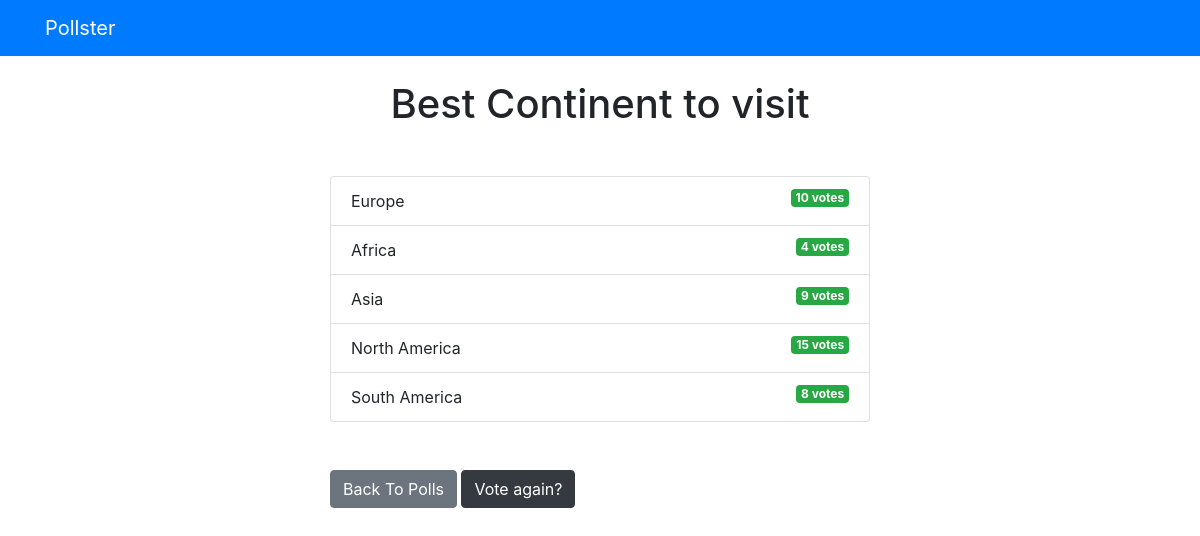
Screenshot of /polls/3/results/ with the database file from the repository.
### polls/models.py (models this page shows, shortened)
class Question(models.Model):
    question_text = models.CharField(max_length=200)
    pub_date = models.DateTimeField('date published')

class Choice(models.Model):
    question = models.ForeignKey(Question, on_delete=models.CASCADE)
    choice_text = models.CharField(max_length=200)
    votes = models.IntegerField(default=0)

### polls/views.py (the view)
# urls.py: path('<int:question_id>/results/', views.results, name='results'),
def results(request, question_id):
  question = get_object_or_404(Question, pk=question_id)
  return render(request, 'polls/results.html', { 'question': question })

### templates/polls/results.html (shortened to what this page needs)
{% extends 'base.html' %}
{% block content %}
<h1 class="mb-5 text-center">{{ question.question_text }}</h1>
<ul class="list-group mb-5">
	{% for choice in question.choice_set.all %}
	<li class="list-group-item">
		{{ choice.choice_text }}  <span class="badge badge-success float-right">{{ choice.votes }} vote{{ choice.votes | pluralize }}</span>
	</li>
	{% endfor %}
</ul>
<a class="btn btn-secondary" href="{% url 'polls:index' %}">Back To Polls</a>
<a class="btn btn-dark" href="{% url 'polls:detail' question.id %}">Vote again?</a>
{% endblock %}

### templates/base.html (shortened to what this page needs)
<!DOCTYPE html>
<html lang="en">
  <head>
    <link
      rel="stylesheet"
      href="https://stackpath.bootstrapcdn.com/bootstrap/4.3.1/css/bootstrap.min.css"
    />
  </head>
  <body>
    {% include 'partials/_navbar.html' %}
    <div class="container">
      <div class="row">
        <div class="col-md-6 m-auto">
          {% block content %}{% endblock %}
        </div>
      </div>
    </div>
  </body>
</html>

### templates/partials/_navbar.html
<nav class="navbar navbar-dark bg-primary mb-4">
	<div class="container">
		<a class="navbar-brand" href="/">Pollster</a>
	</div>
</nav>

### rows the page displays
Question: question_text "Best Continent to visit"
Choice: choice_text "Europe", votes "10", votes|pluralize "s"
Choice: choice_text "Africa", votes "4", votes|pluralize "s"
Choice: choice_text "Asia", votes "9", votes|pluralize "s"
Choice: choice_text "North America", votes "15", votes|pluralize "s"
Choice: choice_text "South America", votes "8", votes|pluralize "s"
